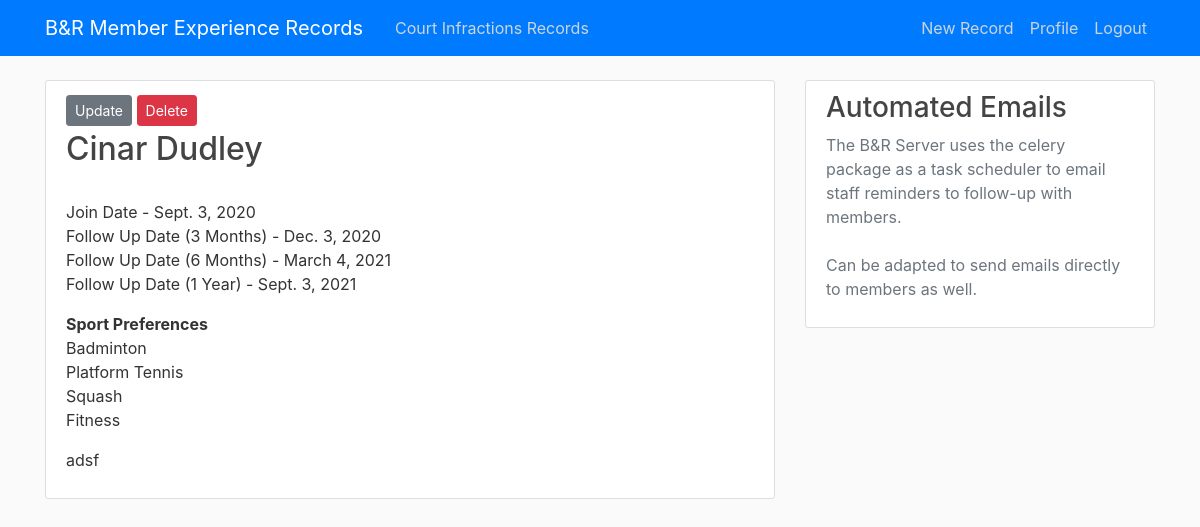
The page /memberexperience/record/29/ (signed in) on the database its author committed.
### memberexperience/models.py (models this page shows, shortened)
class memberRecord(models.Model):
    name = models.ForeignKey(contactInfo, on_delete=models.PROTECT)
    age = models.IntegerField()
    joinDate = models.DateField(default=timezone.now)
    sportPrefs = models.ManyToManyField(sportOptions)
    followUp1 = models.DateField(default=timezone.now()+datetime.timedelta(days=91))
    followUp2 = models.DateField(default=timezone.now()+datetime.timedelta(days=182))
    followUp3 = models.DateField(default=timezone.now()+datetime.timedelta(days=365))
    notes = models.TextField(blank=True)
    author = models.ForeignKey(User, on_delete=models.PROTECT)

class sportOptions(models.Model):
    sportName = models.CharField(max_length=200)
    def __str__(self):
        return str(self.sportName)

### courtinfractions/models.py (models this page shows)
class contactInfo(models.Model):
    memberName = models.CharField(max_length=200)
    email = models.CharField(max_length=254)
    def __str__(self):
        return self.memberName

### memberexperience/views.py (the view)
# urls.py: path('record/<int:pk>/', MEDetailView.as_view(), name='ME-record'),
class MEDetailView(LoginRequiredMixin, DetailView):
    model = memberRecord

### memberexperience/templates/memberexperience/memberrecord_detail.html
{% extends 'memberexperience/base.html' %}
{% block content %}
    <article class="media content-section">
      <div class="media-body">
        <div class="article-metadatea">
          {% if object.author == user %}
             <div>
                <a class="btn btn-secondary btn-sm mt-1 mb-1" href="{% url 'ME-update' object.id %}">Update</a>
                <a class="btn btn-danger btn-sm mt-1 mb-1" href="{% url 'ME-delete' object.id %}">Delete</a>
             </div>
          {% endif %}
            <h2><a class="article-title" href="#">{{ object.name }}</a></h2>
              <p class="article-content">
                  Join Date - {{ object.joinDate }}
                  Follow Up Date (3 Months) - {{ object.followUp1 }}
                  Follow Up Date (6 Months) - {{ object.followUp2 }}
                  Follow Up Date (1 Year) - {{ object.followUp3 }}
              </p>
              <p>
                  <b>Sport Preferences</b>
                  <br>
                  {% for sport in object.sportPrefs.all %}
                    {{ sport }}<br>
                  {% endfor %}
              </p>
        </div>
          <p class="article-content">{{ object.notes }}</p>
      </div>
    </article>
{% endblock content %}

### courtinfractions/static/courtinfractions/main.css (style rules this page uses)
body { background: #fafafa; color: #333333; margin-top: 5rem; }
h1, h2, h3, h4, h5, h6 { color: #444444; }
.content-section { background: #ffffff; padding: 10px 20px; border: 1px solid #dddddd; border-radius: 3px; margin-bottom: 20px; }
.article-title { color: #444444; }
.article-content { white-space: pre-line; }

### rows shown on the page
memberRecord: name "Cinar Dudley", joinDate "Sept. 3, 2020", followUp1 "Dec. 3, 2020", followUp2 "March 4, 2021", followUp3 "Sept. 3, 2021", notes "adsf"
sportOptions: sportName "Badminton"
sportOptions: sportName "Platform Tennis"
sportOptions: sportName "Squash"
sportOptions: sportName "Fitness"
